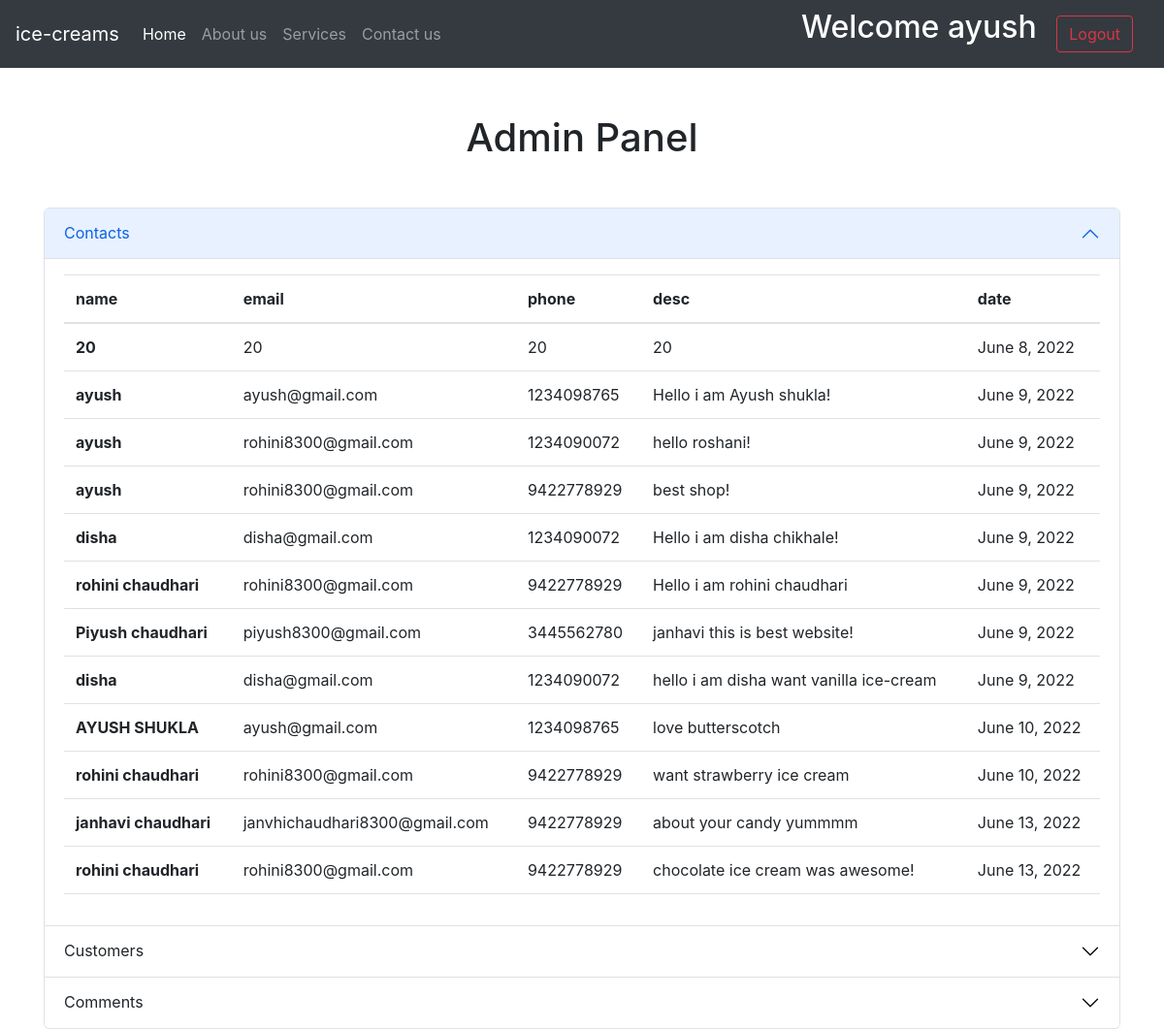
/adminpage (signed in), run on the app's committed database.
### home/models.py (models this page shows)
class Contact(models.Model):
    name =models.CharField(max_length=20,default=20 )
    email =models.CharField(max_length=202,default=20)
    phone =models.CharField(max_length=20,default=20)
    desc =models.TextField(max_length=200,default=20)
    date =models.DateField()

### home/views.py (the view)
# urls.py: path('adminpage',views.admin,name='adminpage')
def admin(request):
    user1=user.objects.all()
    cont=Contact.objects.all()
    com=comments.objects.all()
    return render(request,'admin.html',{'login':request.session['loggin'],'name':request.session['name'],'user':user1,'contact':cont,'com':com})

### templates/admin.html (shortened to what this page needs)
{% extends 'base.html' %}
{% block body %}
<h1 class='text-center m-5'>Admin Panel</h1>
<div class='container'>
    <div class="accordion" id="accordionExample">
        <div class="accordion-item">
          <h2 class="accordion-header" id="headingOne">
            <button class="accordion-button" type="button" data-bs-toggle="collapse" data-bs-target="#collapseOne" aria-expanded="true" aria-controls="collapseOne">
              Contacts
            </button>
          </h2>
          <div id="collapseOne" class="accordion-collapse collapse show" aria-labelledby="headingOne" data-bs-parent="#accordionExample">
            <div class="accordion-body">
                <table class="table">
                    <thead>
                      <tr>
                        <th scope="col">name</th>
                        <th scope="col">email</th>
                        <th scope="col">phone</th>
                        <th scope="col">desc</th>
                        <th scope="col">date</th>
                      </tr>
                    </thead>
                    <tbody>
                      {% for item in contact %}
                      <tr>
                        <th scope="row">{{item.name}}</th>
                        <td>{{item.email}}</td>
                        <td>{{item.phone}}</td>
                        <td>{{item.desc}}</td>
                        <td>{{item.date}}</td>
                      </tr>
                      {% endfor %}
                    </tbody>
                  </table>
            </div>
          </div>
        </div>
        <div class="accordion-item">
          <h2 class="accordion-header" id="headingTwo">
            <button class="accordion-button collapsed" type="button" data-bs-toggle="collapse" data-bs-target="#collapseTwo" aria-expanded="false" aria-controls="collapseTwo">
              Customers
            </button>
          </h2>
        </div>
        <div class="accordion-item">
          <h2 class="accordion-header" id="headingThree">
            <button class="accordion-button collapsed" type="button" data-bs-toggle="collapse" data-bs-target="#collapseThree" aria-expanded="false" aria-controls="collapseThree">
              Comments
            </button>
          </h2>
        </div>
      </div>
</div>
{% endblock body %}

### data on the page
Contact: name "20", email "20", phone "20", desc "20", date "June 8, 2022"
Contact: name "ayush", email "ayush@gmail.com", phone "1234098765", desc "Hello i am Ayush shukla!", date "June 9, 2022"
Contact: name "ayush", email "rohini8300@gmail.com", phone "1234090072", desc "hello roshani!", date "June 9, 2022"
Contact: name "ayush", email "rohini8300@gmail.com", phone "9422778929", desc "best shop!", date "June 9, 2022"
Contact: name "disha", email "disha@gmail.com", phone "1234090072", desc "Hello i am disha chikhale!", date "June 9, 2022"
Contact: name "rohini chaudhari", email "rohini8300@gmail.com", phone "9422778929", desc "Hello i am rohini chaudhari", date "June 9, 2022"
Contact: name "Piyush chaudhari", email "piyush8300@gmail.com", phone "3445562780", desc "janhavi this is best website!", date "June 9, 2022"
Contact: name "disha", email "disha@gmail.com", phone "1234090072", desc "hello i am disha want vanilla ice-cream", date "June 9, 2022"
Contact: name "AYUSH SHUKLA", email "ayush@gmail.com", phone "1234098765", desc "love butterscotch", date "June 10, 2022"
Contact: name "rohini chaudhari", email "rohini8300@gmail.com", phone "9422778929", desc "want strawberry ice cream", date "June 10, 2022"
Contact: name "janhavi chaudhari", email "janvhichaudhari8300@gmail.com", phone "9422778929", desc "about your candy yummmm", date "June 13, 2022"
Contact: name "rohini chaudhari", email "rohini8300@gmail.com", phone "9422778929", desc "chocolate ice cream was awesome!", date "June 13, 2022"

### other printed values
{{ name }} "ayush"
